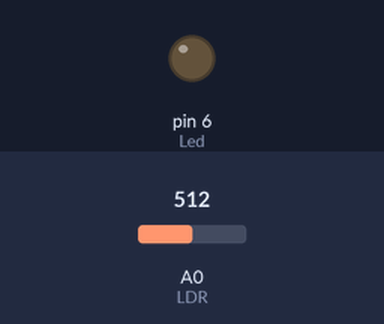
Recording of a sketch running on a simulated Arduino Uno, built with avr-gcc and run on an emulated ATmega328P. Shown: output pins drawn as LEDs (lit = HIGH). Inputs (shaded band) come from the test bench; at power-on: A0 (LDR) = 512.

Above: at 1.2 s.
1.3 s: A0 (LDR) set to 109
2.8 s: A0 (LDR) set to 93
At 3.56 s:
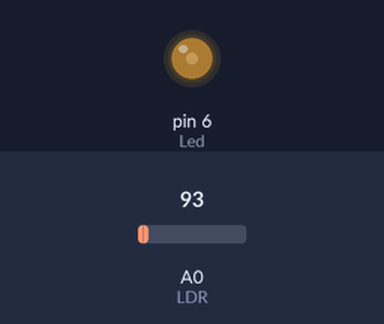
At 6.6 s:
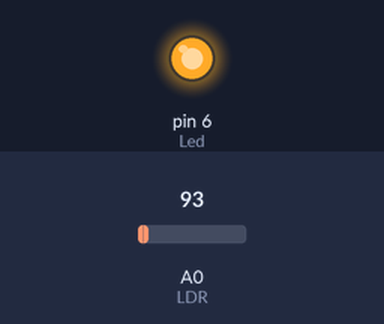
Timing chart, 0 to 8.1 s (numbered marks = the images above; inputs shaded):
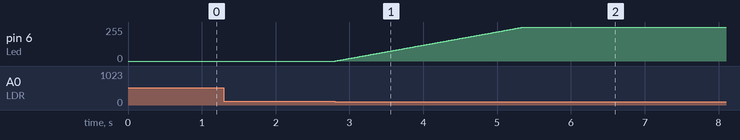

Measured:
- the behaviour switches between 100 and 99 on A0 (LDR) (found by bisection; images 0 and 1)
- after the input at 1.3 s, every drawn part: stays the same
- after the input at 2.8 s, pin 6 (Led): moves from 0/255 to 255/255 over 2.5 s, starting at once

The sketch:

ex2.ino
```cpp
// Projeto Iluminação Automatizada
const int LDR = 0; // pino do LDR
const int Led = 6; // pino do LED
int ValorLido = 0;
int pwm = 0; // Valor referente ao duty cycle
long lastMillis = millis();
int interval = 10;

void setup() {
  pinMode(Led, OUTPUT);
}

void loop() {
  ValorLido = analogRead(LDR); // Lê tensão de entrada

  if (ValorLido < 100){ // Altera a condição de operação do sistema de iluminação
    if(millis() - lastMillis >= interval){
      lastMillis = millis();
      analogWrite(Led, pwm);
      pwm++;
    }
  } else{
    digitalWrite(Led, LOW);
    pwm = 0;
  }

  if (pwm > 255){ // Define o valor limite para o duty cycle
    pwm=255;
  }
}
```
